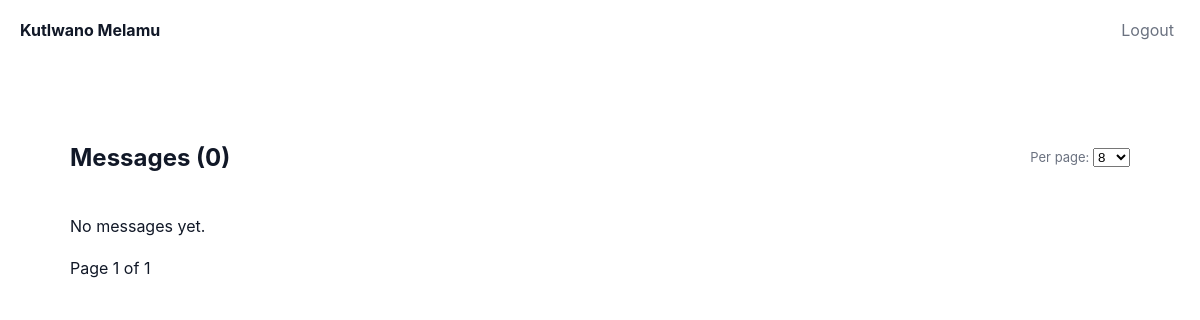
/admin/messages (signed in), run on an earlier commit of the app's database.
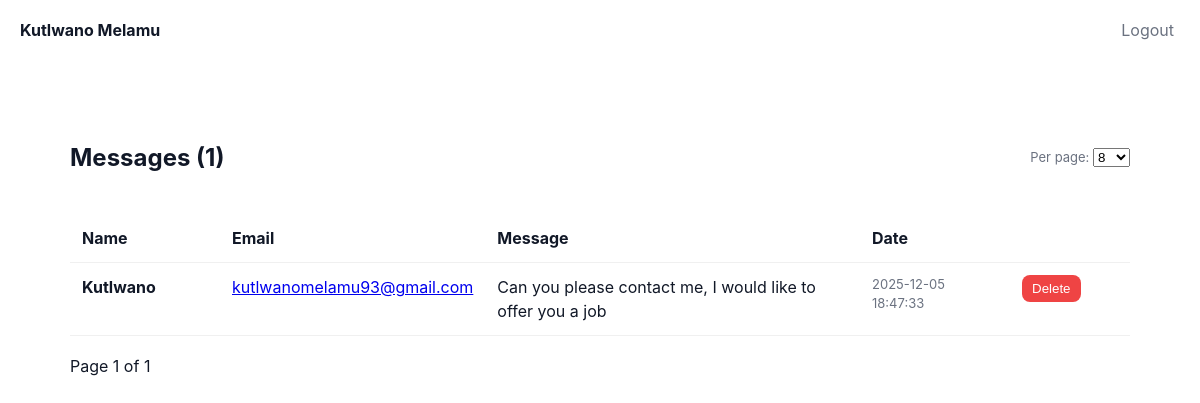
And on a later commit of the database.
### tables this page shows
CREATE TABLE messages (
    id INTEGER PRIMARY KEY AUTOINCREMENT,
    name TEXT NOT NULL,
    email TEXT NOT NULL,
    message TEXT NOT NULL,
    created_at TIMESTAMP DEFAULT CURRENT_TIMESTAMP
);

### app.py (the view)
@app.route("/admin/messages")
def admin_messages():
    if not require_admin():
        return redirect(url_for("admin_login"))
    try:
        page = int(request.args.get("page", 1))
    except ValueError:
        page = 1
    try:
        per_page = int(request.args.get("per_page", 8))
    except ValueError:
        per_page = 8
    conn = get_db_conn()
    c = conn.cursor()
    c.execute("SELECT COUNT(*) as cnt FROM messages")
    total = c.fetchone()["cnt"]
    total_pages = max(1, math.ceil(total / per_page))
    offset = (page - 1) * per_page
    c.execute("SELECT id, name, email, message, created_at FROM messages ORDER BY created_at DESC LIMIT ? OFFSET ?", (per_page, offset))
    rows = c.fetchall()
    conn.close()
    messages = [dict(row) for row in rows]
    return render_template("admin_messages.html",
                           messages=messages,
                           page=page,
                           per_page=per_page,
                           total=total,
                           total_pages=total_pages)

### app.py (called while the page is built)
def get_db_conn():
    conn = sqlite3.connect(DB_PATH)
    conn.row_factory = sqlite3.Row
    return conn

def require_admin():
    if not session.get("admin"):
        return False
    return True

### templates/admin_messages.html (shortened to what this page needs)
<!doctype html>
<html lang="en">
<head>
  <link rel="stylesheet" href="{{ url_for('static', filename='css/styles.css') }}">
</head>
<body>
  <nav class="nav">
    <div class="nav-left"><a class="logo" href="{{ url_for('index') }}">Kutlwano Melamu</a></div>
    <div class="nav-right"><a class="nav-link" href="{{ url_for('admin_logout') }}">Logout</a></div>
  </nav>
  <div class="admin-wrap">
    <div class="admin-top">
      <h2>Messages ({{ total }})</h2>
      <div>
        <form method="GET" style="display:flex; gap:8px; align-items:center;">
          <label class="small-muted">Per page:
            <select name="per_page" onchange="this.form.submit()">
              <option value="8" {% if per_page==8 %}selected{% endif %}>8</option>
            </select>
          </label>
        </form>
      </div>
    </div>
    {% if messages %}
      <table class="msg-table" role="table">
        <thead>
          <tr><th>Name</th><th>Email</th><th>Message</th><th>Date</th><th></th></tr>
        </thead>
        <tbody>
          {% for m in messages %}
            <tr>
              <td style="width:150px"><strong>{{ m['name'] }}</strong></td>
              <td style="width:200px"><a href="mailto:{{ m['email'] }}">{{ m['email'] }}</a></td>
              <td>{{ m['message'] }}</td>
              <td style="width:150px"><div class="small-muted">{{ m['created_at'] }}</div></td>
              <td style="width:120px">
                <form method="POST" action="{{ url_for('admin_delete_message', msg_id=m['id']) }}" onsubmit="return confirm('Delete this message?');">
                  <button class="page-btn danger" type="submit">Delete</button>
                </form>
              </td>
            </tr>
          {% endfor %}
        </tbody>
      </table>
    {% else %}
      <p>No messages yet.</p>
    {% endif %}
    <div class="pagination" aria-label="Pagination">
      <div>Page {{ page }} of {{ total_pages }}</div>
    </div>
  </div>
</body>
</html>

### static/css/styles.css (style rules this page uses)
:root { --bg: #ffffff; --fg: #111827; --muted: #6b7280; --card: #f3f4f6; --accent: #2563eb; }
* { box-sizing:border-box }
html { scroll-behavior: smooth; }
body { margin:0; font-family: Inter, system-ui, -apple-system, "Segoe UI", Roboto, "Helvetica Neue", Arial; background:var(--bg); color:var(--fg); line-height:1.5; }
.nav { position:sticky; top:0; display:flex; justify-content:space-between; align-items:center; padding:12px 20px; backdrop-filter: blur(6px); background:rgba(255,255,255,0.6); }
.nav .logo { font-weight:700; text-decoration:none; color:var(--fg) }
.nav-right { display:flex; gap:12px; align-items:center; }
.nav-link { text-decoration:none; color:var(--muted); padding:6px; }

### templates/admin_messages.html (style rules this page uses)
.admin-wrap { max-width:1100px; margin:40px auto; padding:20px; }
.admin-top { display:flex; justify-content:space-between; align-items:center; margin-bottom:18px; }
.msg-table { width:100%; border-collapse:collapse; }
.msg-table th, .msg-table td { padding:12px; text-align:left; border-bottom:1px solid rgba(0,0,0,0.06); vertical-align:top; }
.small-muted { color:var(--muted); font-size:13px; }
.pagination { display:flex; gap:8px; align-items:center; margin-top:18px; }
.page-btn { padding:6px 10px; border-radius:8px; border:1px solid rgba(0,0,0,0.06); background:transparent; cursor:pointer; }
.danger { background:#ef4444; color:white; border:none; }

What changed in the data, as far as the page shows it:
added messages: name "Kutlwano", email "kutlwanomelamu93@gmail.com", message "Can you please contact me, I would like to offer you a job", created_at "2025-12-05 18:47:33"
Also different on the page:
{{ total }}: "0" → "1"
text no longer shown: "No messages yet."
text now shown: "Name Email Message Date"
